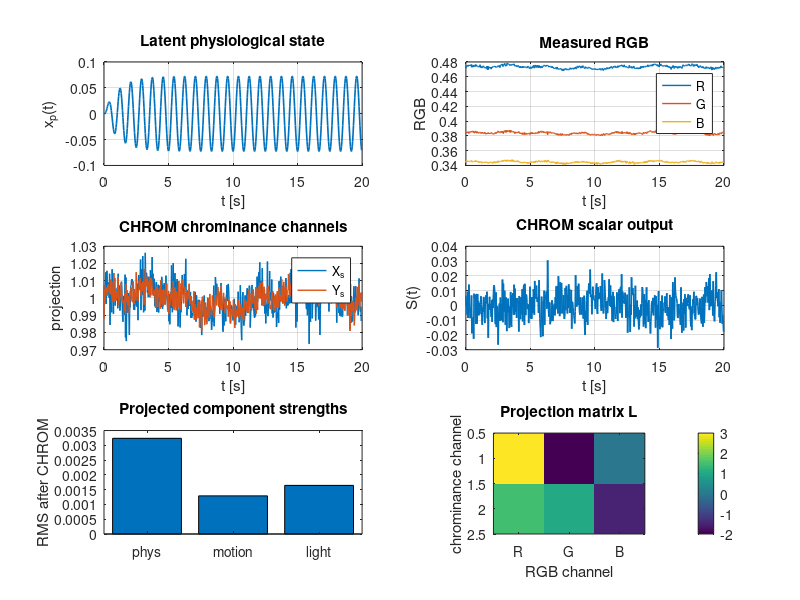

Recreate this plot in MATLAB.
%% rppg_step1C_chrom_matrix_form.m
clear; clc; close all;

%% parameters
fHR_bpm = 72;
fHR_hz  = fHR_bpm/60;
omega_p = 2*pi*fHR_hz;
zeta_p  = 0.12;
Kw      = 1.0;

fs = 30; Ts = 1/fs; T = 20;
t = 0:Ts:T-Ts;

% operating point
c0 = [0.4730; 0.3837; 0.3444];

%% latent plant
Gp = tf(Kw,[1 2*zeta_p*omega_p omega_p^2]);
up = sin(2*pi*fHR_hz*t);
xp = lsim(Gp,up,t).';

%% disturbance states
xm = 0.25*sin(2*pi*0.35*t + 0.7);      % motion / geometry disturbance
xl = 0.35*sin(2*pi*0.08*t);            % illumination drift

rng(1);
eta = 0.002*randn(3,numel(t));

%% measurement model
% c(t) = c0 + h_p*x_p(t) + h_m*x_m(t) + h_l*x_l(t) + n(t)
hp = [ 0.012; -0.020; -0.006] .* c0;
hm = [ 0.015;  0.015;  0.015] .* c0;   % brightness-like direction
hl = [ 0.010;  0.008;  0.006] .* c0;

C = c0 + hp*xp + hm*xm + hl*xl + eta.*c0;

R = C(1,:); G = C(2,:); B = C(3,:);
chat = [R/mean(R); G/mean(G); B/mean(B)];

%% CHROM in matrix form
L = [3 -2 0;
     1.5 1 -1.5];

Z = L * chat;
Xs = Z(1,:);
Ys = Z(2,:);
alpha = std(Xs)/std(Ys);

w = [1 -alpha];
S = w * Z;
S = S - mean(S);

%% separate projections for interpretation
Cp = hp*xp;
Cm = hm*xm;
Cl = hl*xl;

Cp_hat = [Cp(1,:)/mean(R); Cp(2,:)/mean(G); Cp(3,:)/mean(B)];
Cm_hat = [Cm(1,:)/mean(R); Cm(2,:)/mean(G); Cm(3,:)/mean(B)];
Cl_hat = [Cl(1,:)/mean(R); Cl(2,:)/mean(G); Cl(3,:)/mean(B)];

Sp = w * (L * Cp_hat);
Sm = w * (L * Cm_hat);
Sl = w * (L * Cl_hat);

%% metrics
gain_p = rms(Sp) / rms(xp);
supp_motion = rms(Sm) / rms(xm);
supp_light  = rms(Sl) / rms(xl);

%% plots
figure('Name','Step 1C: CHROM matrix form');

subplot(3,2,1);
plot(t,xp,'LineWidth',1.2); grid on;
xlabel('t [s]'); ylabel('x_p(t)');
title('Latent physiological state');

subplot(3,2,2);
plot(t,R,'LineWidth',1.0); hold on;
plot(t,G,'LineWidth',1.0);
plot(t,B,'LineWidth',1.0);
grid on; xlabel('t [s]'); ylabel('RGB');
legend('R','G','B','Location','best');
title('Measured RGB');

subplot(3,2,3);
plot(t,Xs,'LineWidth',1.0); hold on;
plot(t,Ys,'LineWidth',1.0);
grid on; xlabel('t [s]'); ylabel('projection');
legend('X_s','Y_s','Location','best');
title('CHROM chrominance channels');

subplot(3,2,4);
plot(t,S,'LineWidth',1.2); grid on;
xlabel('t [s]'); ylabel('S(t)');
title('CHROM scalar output');

subplot(3,2,5);
bar([rms(Sp) rms(Sm) rms(Sl)]);
set(gca,'XTickLabel',{'phys','motion','light'});
ylabel('RMS after CHROM');
title('Projected component strengths');

subplot(3,2,6);
imagesc(L); colorbar;
axis image;
title('Projection matrix L');
xlabel('RGB channel'); ylabel('chrominance channel');
set(gca,'XTick',1:3,'XTickLabel',{'R','G','B'});

%% save compact outputs
results = struct();
results.c0 = c0;
results.hp = hp;
results.hm = hm;
results.hl = hl;
results.L = L;
results.alpha = alpha;
results.w = w;
results.gain_p = gain_p;
results.supp_motion = supp_motion;
results.supp_light = supp_light;
results.time = t;
results.xp = xp;
results.S = S;
save('step1C_results.mat','results');

fprintf('c(t) = c0 + h_p x_p(t) + h_m x_m(t) + h_l x_l(t) + n(t)\n');
fprintf('L = [3 -2 0; 1.5 1 -1.5]\n');
fprintf('alpha = %.6f\n', alpha);
fprintf('gain_p       = %.6e\n', gain_p);
fprintf('motion_ratio = %.6e\n', supp_motion);
fprintf('light_ratio  = %.6e\n', supp_light);
